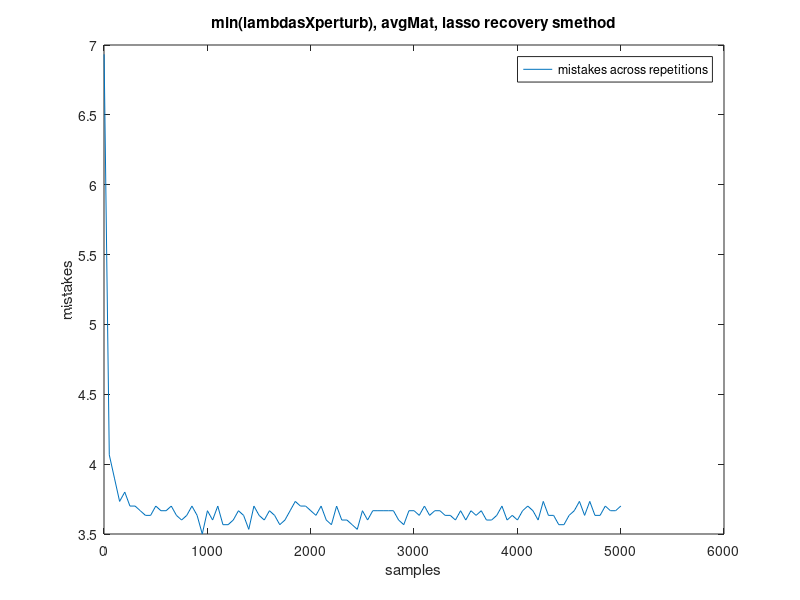
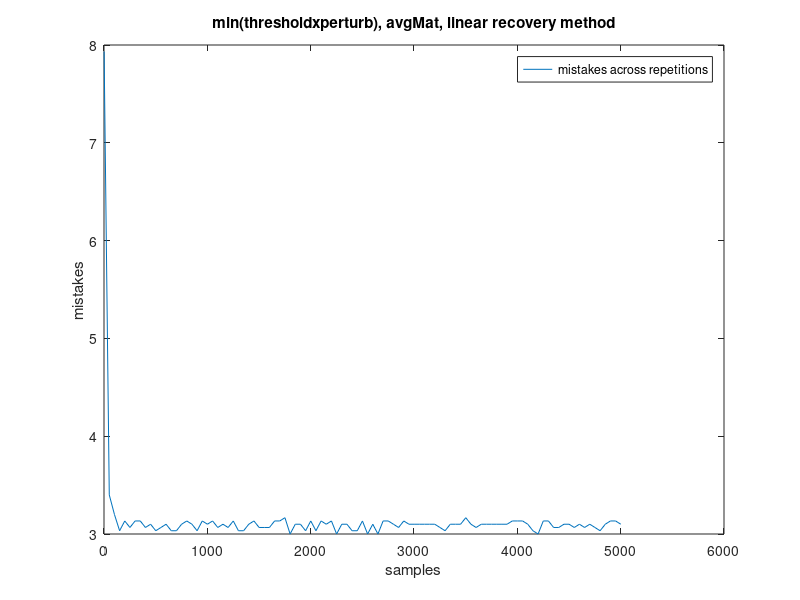
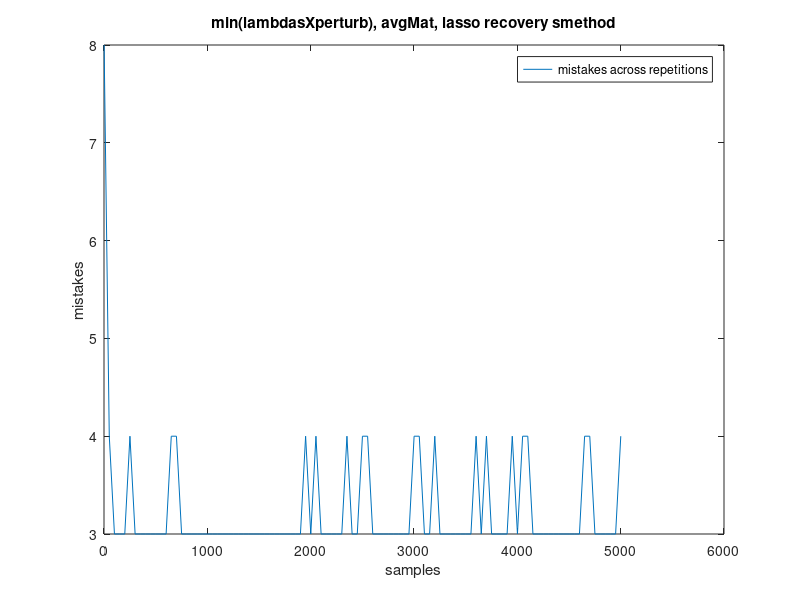
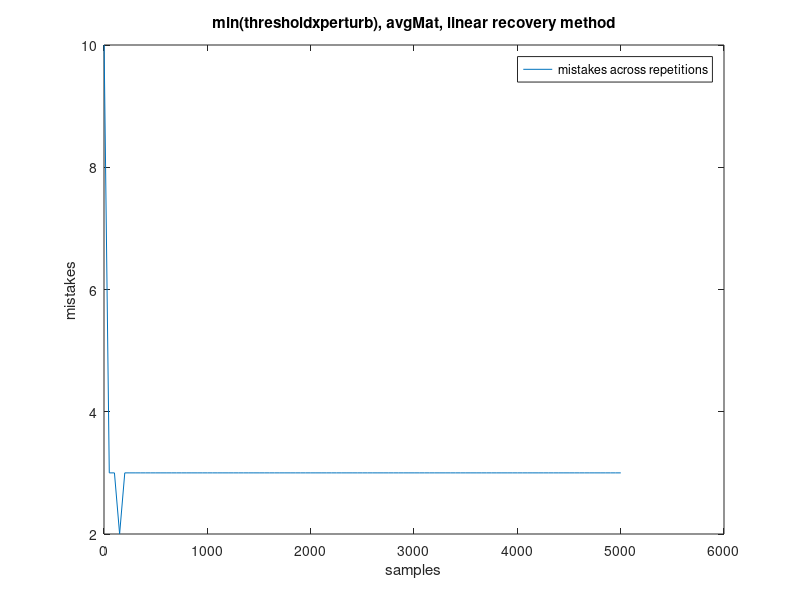

Write the MATLAB code that produced these figures, in order.
load( 'ws_data_updated.mat' );

yvec_lasso = nan( 1, length( numsamples_vec ) );
yvec_inv = nan( 1, length( numsamples_vec ) );

for j=1:length( numsamples_vec )
    yvec_lasso( j ) = min( min( numMistakes_lasso_avg(:,j,:) ) );
    yvec_inv( j ) = min( min( numMistakes_inv_avg(:,j,:) ) );
end

fig = plot( numsamples_vec, yvec_lasso );
legend( 'mistakes across repetitions' );
xlabel( 'samples' ); ylabel( 'mistakes' );
title('min(lambdasXperturb), avgMat, lasso recovery smethod');
saveas( fig, 'folder/lasso_avg' );

fig = plot( numsamples_vec, yvec_inv );
legend( 'mistakes across repetitions' );
title('min(thresholdxperturb), avgMat, linear recovery method');
xlabel( 'samples' ); ylabel( 'mistakes' );
saveas( fig, 'folder/inv_avg' );

% save bulk

for ms = 1:numMatSamplesExternal_int
    for j=1:length( numsamples_vec )
        yvec_lasso( j ) = min( min( numMistakes_lasso(:,j,:,ms) ) );
        yvec_inv( j ) = min( min( numMistakes_inv(:,j,:,ms) ) );
    end
    
    fig = plot( numsamples_vec, yvec_lasso );
    legend( 'mistakes across repetitions' );
    xlabel( 'samples' ); ylabel( 'mistakes' );
    title('min(lambdasXperturb), avgMat, lasso recovery smethod');
    saveas( fig, [ 'folder/lasso_sample_' num2str(ms) ] );

    fig = plot( numsamples_vec, yvec_inv );
    legend( 'mistakes across repetitions' );
    title('min(thresholdxperturb), avgMat, linear recovery method');
    xlabel( 'samples' ); ylabel( 'mistakes' );
    saveas( fig, [ 'folder/inv_sample_' num2str(ms) ] );
    
end

yvec_lasso = nan( 1, length( perturbAmount_vec ) );
yvec_inv = nan( 1, length( perturbAmount_vec ) );


for i=1:length( perturbAmount_vec )
    yvec_lasso( i ) = min( min( numMistakes_lasso_avg(i,:,:) ) );
    yvec_inv( i ) = min( min( numMistakes_inv_avg(i,:,:) ) );
end

fig = plot( perturbAmount_vec, yvec_lasso );
legend( 'mistakes across perturbations' );
xlabel( 'samples' ); ylabel( 'mistakes' );
title('min(lamdasxrepititions), avgMat, lasso recovery smethod');
saveas( fig, 'folder2/lasso_avg' );

fig = plot( perturbAmount_vec, yvec_inv );
legend( 'mistakes across perturbations' );
title('min(thresholdxrepititions), avgMat, linear recovery method');
xlabel( 'samples' ); ylabel( 'mistakes' );
saveas( fig, 'folder2/inv_avg' );

% save bulk

for ms = 1:numMatSamplesExternal_int
    for i=1:length( perturbAmount_vec )
        yvec_lasso( i ) = min( min( numMistakes_lasso(i,:,:,ms) ) );
        yvec_inv( i ) = min( min( numMistakes_inv(i,:,:,ms) ) );
    end
    
    fig = plot( perturbAmount_vec, yvec_lasso );
    legend( 'mistakes across perturbations' );
    xlabel( 'samples' ); ylabel( 'mistakes' );
    title('min(lamdasxrepititions), avgMat, lasso recovery smethod');
    saveas( fig, [ 'folder2/lasso_sample_' num2str(ms) ] );

    fig = plot( perturbAmount_vec, yvec_inv );
    legend( 'mistakes across perturbations' );
    title('min(thresholdxrepititions), avgMat, linear recovery method');
    xlabel( 'samples' ); ylabel( 'mistakes' );
    saveas( fig, [ 'folder2/inv_sample_' num2str(ms) ] );
    
end